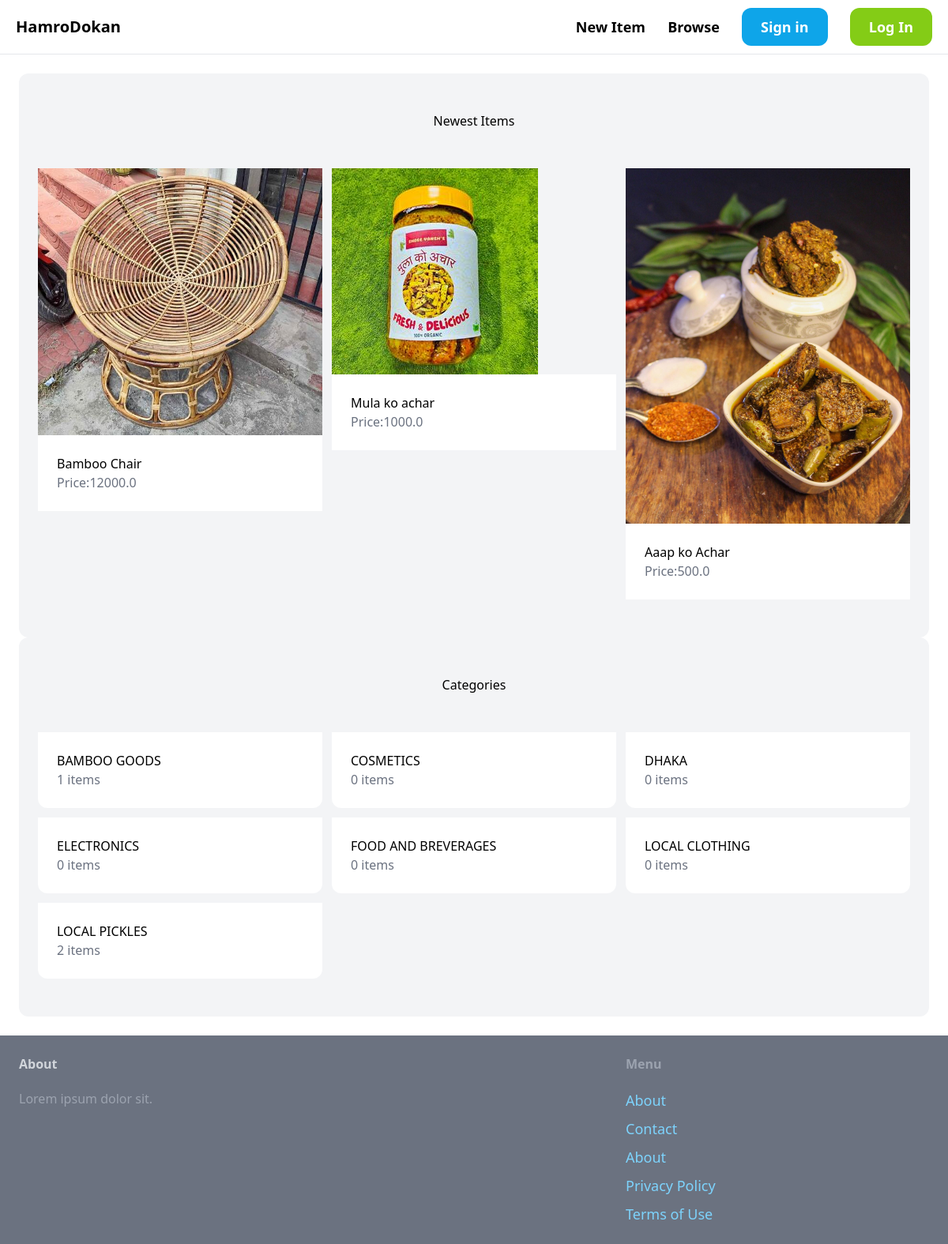
The page / on the database its author committed.
### item/models.py (models this page shows, shortened)
class Item(models.Model):
  category=models.ForeignKey(Category,related_name='items',on_delete=models.CASCADE)
  name=models.CharField(max_length=255)
  description=models.TextField(blank=True,null=True)
  price=models.FloatField()
  image=models.ImageField(upload_to='item-images',blank=True,null=True)
  is_sold=models.BooleanField(default=False)
  created_by=models.ForeignKey(User,related_name='items',on_delete=models.CASCADE)
  created_at=models.DateTimeField(auto_now_add=True)

class Category(models.Model):
  name=models.CharField(max_length=255)
  class Meta:
    ordering =('name',)
    verbose_name_plural='Categories'

### core/views.py (the view)
# urls.py: path('',views.index,name='index'),
def index(request):#information about browser :reuqest
  items=Item.objects.filter(is_sold=False)[0:6]
  categories=Category.objects.all()
  return render(request,'core/index.html',{
    'categories':categories,
    'items':items,
  })

### core/templates/core/index.html (shortened to what this page needs)
{% extends 'core/base.html' %}
{% block content %}
<div class="mt=6 px-6 py-12 bg-gray-100 rounded-xl">
  <h2 class="mb-12 tect-2xl text-center">
    Newest Items
  </h2>
  <div class="grid grid-cols-3 gap-3">
    {% for item in items%}
    <div>
      <a href="{% url 'item:detail' item.id %}">
        <div>
          <img src="{{item.image.url}} " >
        </div>
        <div class="p-6 bg-white ">
          <h2 class="'text-2xl">
            {{item.name}}
          </h2>
          <p class="text-gray-500">Price:{{item.price}}</p>
        </div>
      </a>
    </div>
    {%endfor%}
  </div>
</div>
<div class="mt=6 px-6 py-12 bg-gray-100 rounded-xl">
  <h2 class="mb-12 tect-2xl text-center">
    Categories
  </h2>
  <div class="grid grid-cols-3 gap-3">
    {% for category in categories%}
    <div>
      <a href="#">
        <div class="p-6 bg-white rounded-b-xl">
          <h2 class="'text-2xl">
            {{category.name}}
          </h2>
          <p class="text-gray-500">{{ category.items.count}} items</p>
        </div>
      </a>
    </div>
    {%endfor%}
  </div>
</div>
{%endblock%}

### rows shown on the page
Item: image (picture), name "Bamboo Chair", price "12000.0"
Item: image (picture), name "Mula ko achar", price "1000.0"
Item: image (picture), name "Aaap ko Achar", price "500.0"
Category: name "BAMBOO GOODS", items.count "1"
Category: name "COSMETICS", items.count "0"
Category: name "DHAKA", items.count "0"
Category: name "ELECTRONICS", items.count "0"
Category: name "FOOD AND BREVERAGES", items.count "0"
Category: name "LOCAL CLOTHING", items.count "0"
Category: name "LOCAL PICKLES", items.count "2"
